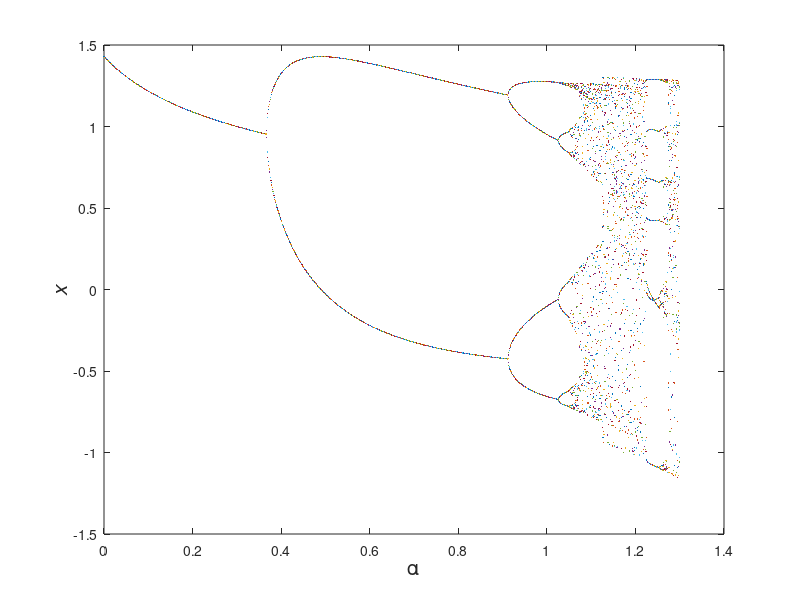

This chart was generated by the following MATLAB code:
itermax=2000;
min=itermax-9;
b = 0.3;
x = zeros(itermax+1, 1); 
y = zeros(itermax+1, 1); 
for a=0.:0.001:1.3
    x(1)=0.1;
    y(1)=0;
    x0=x(1);
    y0=y(1);
    for n=1:itermax
        xn=1+y0-a*(x0)^2;
        yn=b*x0;
        x(n+1)=xn;
        y(n+1)=yn;
        x0=xn; % x0 dan y0 digunakan karena persamaannya tercouple.... 
        y0=yn;
    end
plot(a*ones(10,1),x(min:itermax),'.','MarkerSize',1)
hold on
end  

fsize=15;
%set(gca,'xtick',[0 1.3],'FontSize',fsize)
%set(gca,'ytick',[-1 2],'FontSize',fsize)
xlabel('{\alpha}','FontSize',fsize)
ylabel('\itx','FontSize',fsize)
hold off